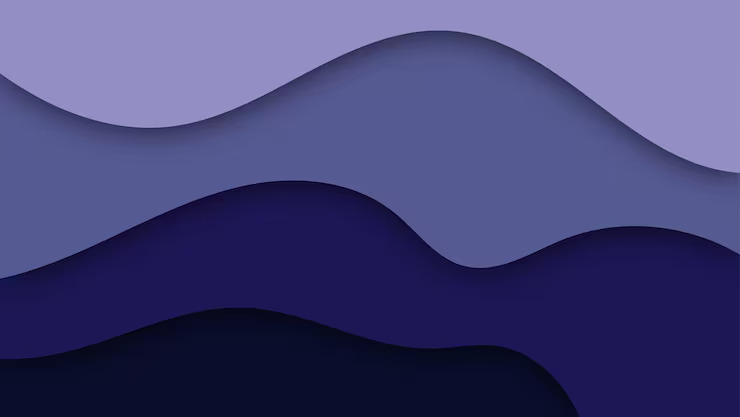
#> input picture wallpapers/wallpaper.jpg, 740 x 417 px
$ python image_to_header.py ../wallpapers/wallpaper.jpg ../wallpapers/converted.png
#> lines starting #> are read from the running program, lines starting #| are printed output that depends on the picture

import sys
from PIL import Image

def convert_image(input_path, output_path):
#> called with input_path = '../wallpapers/wallpaper.jpg', output_path = '../wallpapers/converted.png'
    try:
        # Load image
        img = Image.open(input_path)
#> img is the input picture: PIL image 740x417 RGB; mean R, G, B 69.2, 68.1, 120.3
        img = img.resize((1024, 768)) # Resize to screen resolution
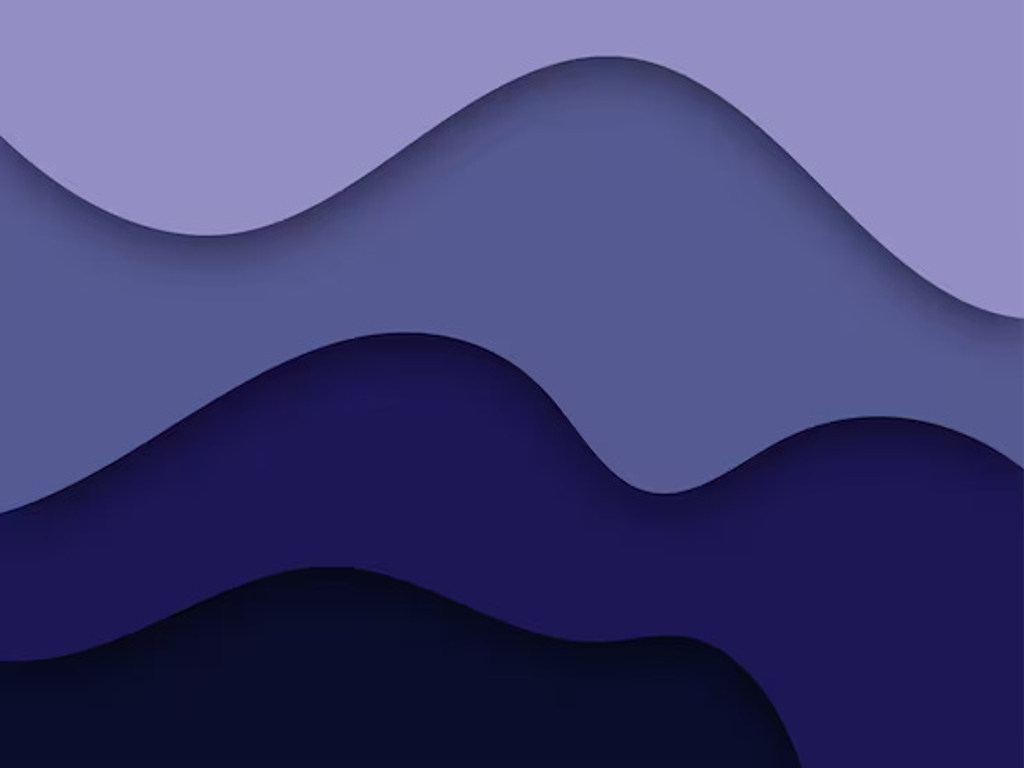
#> img: PIL image 1024x768 RGB; mean R, G, B 69.2, 68.1, 120.3
        img = img.convert("RGB") # Flatten to RGB (no alpha needed for wallpaper)

        # We will export as 32-bit ARGB 0xFFRRGGBB for simplicity with existing drawing
        # But to save space/time, maybe 24bit?
        # C array: static const uint32_t wallpaper[1024*768] is 3MB source code. Huge compile time.
        # GCC might choke on 3MB array in header.
        # Alternative: Load raw binary file? No filesystem support for reading huge files yet?
        # Check filesystem.c -> It has ramdisk?
        # RAMDISK is best. But assuming I can't easily add to ramdisk (initrd).
        # I'll try generating the header. usage: static const uint32_t wallpaper[] ...

        # Optimization: RLE? No, decoder needed.
        # Let's try the header. If it fails, we fall back to solid color.

        with open(output_path, 'w') as f:
            f.write("#ifndef WALLPAPER_DATA_H\n")
            f.write("#define WALLPAPER_DATA_H\n\n")
            f.write("#include <stdint.h>\n\n")
            f.write("#define WALLPAPER_WIDTH 1024\n")
            f.write("#define WALLPAPER_HEIGHT 768\n\n")
            f.write("// WARNING: This file is huge.\n")
            f.write("static const uint32_t wallpaper_data[] = {\n")

            data = list(img.getdata())
#> data = 786432 items
            count = 0
            for r, g, b in data:
                # 0xFFRRGGBB
                pixel = (0xFF << 24) | (r << 16) | (g << 8) | b
                f.write(f"0x{pixel:08X},")
                count += 1
                if count % 16 == 0:
                    f.write("\n")
#> after the loop, count = 786432

            f.write("};\n\n")
            f.write("#endif\n")

        print(f"Converted {input_path} to {output_path}")

    except Exception as e:
        print(f"Error: {e}")
        sys.exit(1)

if __name__ == "__main__":
    if len(sys.argv) < 3:
        print("Usage: python3 image_to_header.py <input_img> <output_header>")
        sys.exit(1)

    convert_image(sys.argv[1], sys.argv[2])
